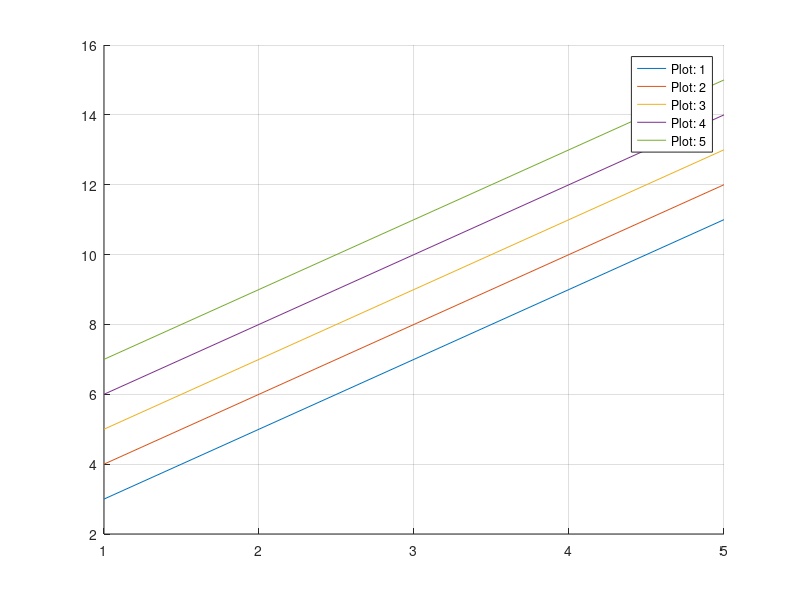

Write MATLAB code to recreate this figure.
%% Variable in disp --> output to console
x = 10;
y = 11;

disp(['X is ', num2str(x), ' Y is ', num2str(y)])

%% Plot figure in each loop iter and adding a legend
figure
hold on
x = 1:5;
for idx = 1:length(x)
    y = idx + 2*x;

    plot(x, y)
    legends{idx} = sprintf('Plot: %d', idx);
    pause(2);
end
legend(legends)
grid on
hold off

%% Test
A = zeros(2, 10);
B = 1:5;
A(1, 1:length(B)) = B